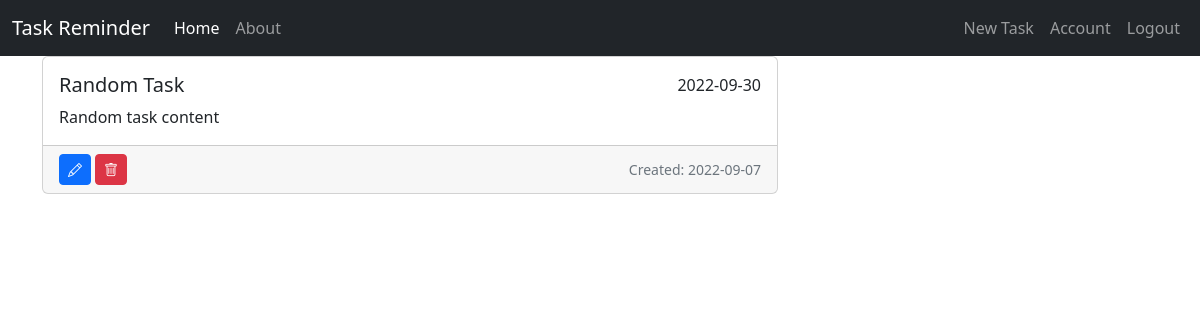
The page /task/2 (signed in) on the database as committed earlier.
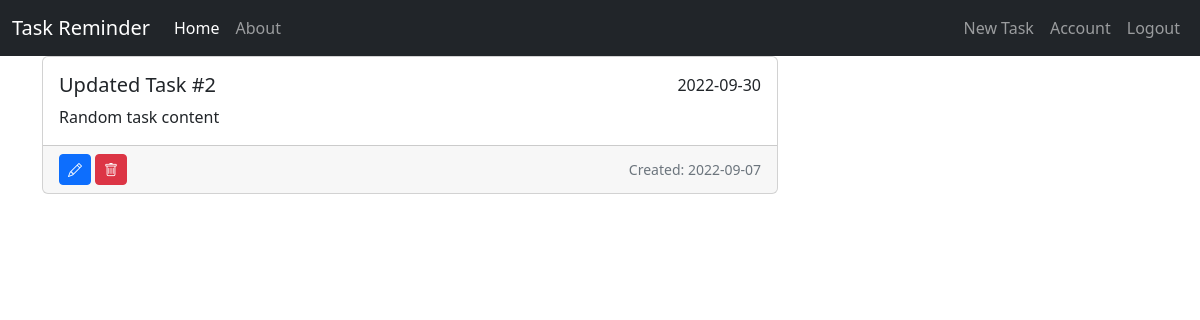
The same page on the database as committed later.
### task_app/models.py (models this page shows, shortened)
class Task(db.Model):
    id = db.Column(db.Integer, primary_key=True)
    title = db.Column(db.String(100), nullable=False)
    content = db.Column(db.Text)
    date_created = db.Column(db.Date, nullable=False, default=datetime.utcnow)
    date_tasked = db.Column(db.Date, default=date(1970, 1, 1)) # Date cannot be null. TODO validation
    user_id = db.Column(db.Integer, db.ForeignKey("user.id"), nullable=False)

### task_app/routes.py (the view)
@app.route("/task/<int:task_id>", methods=["GET", "POST"])
@login_required
def task(task_id):
    task = Task.query.get_or_404(task_id)
    if task.user_id != current_user.id:
        abort(403)
    return render_template("task.html", task=task)

### task_app/models.py (called while the page is built)
@login_manager.user_loader
def load_user(user_id):
    return User.query.get(int(user_id))

### task_app/templates/task.html (shortened to what this page needs)
{% extends "layout.html" %}
{% block content %}
    <div class="card text-justify mb-4">
        <div class="card-body">
            <div class="d-flex">
                <h5 class="card-title">{{ task.title }}</h5>
                <span class="card-text ms-auto">
                    {{ task.date_tasked if task.date_tasked.strftime("%Y-%m-%d") != "1970-01-01" else "" }}
                </span>
            </div>
            <p class="card-text">{{ task.content }}</p>
        </div>
        <div class="card-footer text-muted d-flex align-items-center">
            <a class="btn btn-primary btn-sm me-1" href="{{ url_for('update_task', task_id=task.id) }}">
              <i class="bi bi-pencil"></i>
            </a>
            <button type="button" class="btn btn-danger btn-sm" data-bs-toggle="modal" data-bs-target="#deleteModal">
              <i class="bi bi-trash"></i>
            </button>
            <small class="ms-auto">Created: {{ task.date_created.strftime("%Y-%m-%d") }}</small>
        </div>
    </div>
{% endblock content %}

Rows that differ between the two databases and show on the page:
changed Task "Random task content": title "Random Task" → "Updated Task #2"
